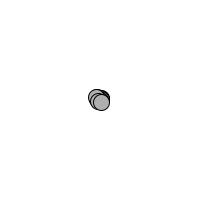
Frame 1 (no input)
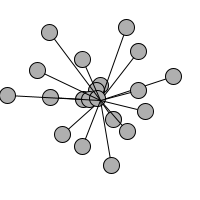
Frame 60 (the mouse pressed at the canvas centre just before this capture)
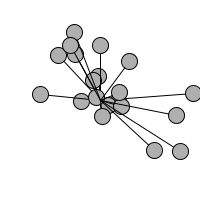
Frame 120 (the mouse held since frame 60 and released just before this capture)

The Processing sketch that drew these frames (run headless with seeded random() and noise(); from frame 60 on, the mouse is pressed at the canvas centre):

// Processing sketch: oscillator_class
// ── oscillator_class.pde
class Oscillator {

  PVector angle; // Using PVector to track two angeles
  PVector velocity;  // Using PVector to track two velocities for the angles of rotation
  PVector amplitude; // Using PVector to track two different amplitudes for the two different axis
  
  Oscillator() {
    angle = new PVector();
    velocity = new PVector(random(-0.05, 0.05), random(-0.05, 0.05));
    amplitude = new PVector(random(width/2), random(height/2));
  }
  
  void oscillate() {
    angle.add(velocity);
  }
  
  void display() {
    float x = sin(angle.x) * amplitude.x;
    float y = sin(angle.y) * amplitude.y;
    
    pushMatrix();
    translate(width/2, height/2);
    stroke(0);
    fill(175);
    
    line(0,0, x, y);
    ellipse(x, y, 16, 16);
    popMatrix();
  }
}

Oscillator[] osc = new Oscillator[20];

void setup() {
  size(200, 200);
  smooth();
  for(int i = 0; i < osc.length; i++)
    osc[i] = new Oscillator();
}

void draw() {
  background(255);
  for(int i = 0; i < osc.length; i++) {
    osc[i].oscillate();
    osc[i].display();
  }
}
